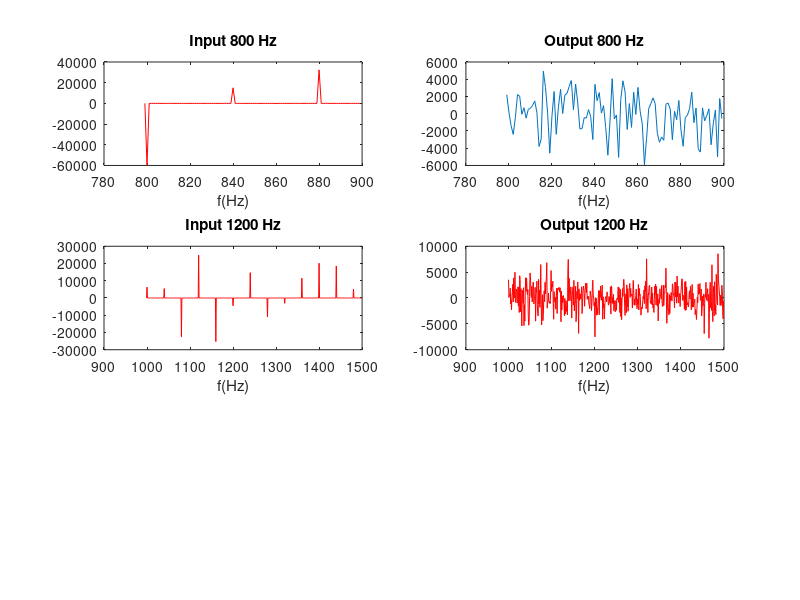

Write MATLAB code to recreate this figure.
load inputiirfixedpoint.dat -ascii
n_spectra = size(inputiirfixedpoint,2);
fs = n_spectra;
%f=(0:1/1024:(n_spectra-1)/1024)*fs;
omega = -pi:2*pi/n_spectra:pi-2*pi/n_spectra;     % Frequency range
f=(0:n_spectra-1)/(n_spectra/fs);
%n_time = 0:n_spectra-1;
% Comparación entrada procesada, salida simulada, salida procesada
% Filtro original
%Hd = freqz(cof,1,omega);       % Frequency response
%mag = 20*log10(Hd);
magFFT_in = fft(inputiirfixedpoint);
load outputlowpass.dat -ascii
magFFT_out = fft(outputlowpass);
%Hd_bs = freqz(cof2,1,omega);
%mag_bs = 20*log10(Hd_bs);
%mag_in=20*log10(abs(magFFT_in(820/fs*n_spectra:850/fs*n_spectra)));     
range836hz=800:900;
range1200hz=1000:1500;
%subplot(321),plot(n_time,input), title('Input Waveform'),xlabel('rads/sec')
%subplot(321),plot(f(range3300hz),magFFT_in(range3300hz),'r'), title('Input 3300 Hz'),xlabel('f(Hz)')
subplot(321),plot(f(range836hz),magFFT_in(range836hz),'r'), title('Input 800 Hz'),xlabel('f(Hz)')
subplot(322),plot(f(range836hz),magFFT_out(range836hz)), title('Output 800 Hz'),xlabel('f(Hz)')
subplot(323),plot(f(range1200hz),magFFT_in(range1200hz), 'r'), title('Input 1200 Hz'),xlabel('f(Hz)')
subplot(324),plot(f(range1200hz),magFFT_out(range1200hz),'r'), title('Output 1200 Hz'),xlabel('f(Hz)')
%subplot(326),plot(f(range1800hz),magFFT_out(range1800hz),'r'), title('Output 1800 Hz'),xlabel('f(Hz)')
